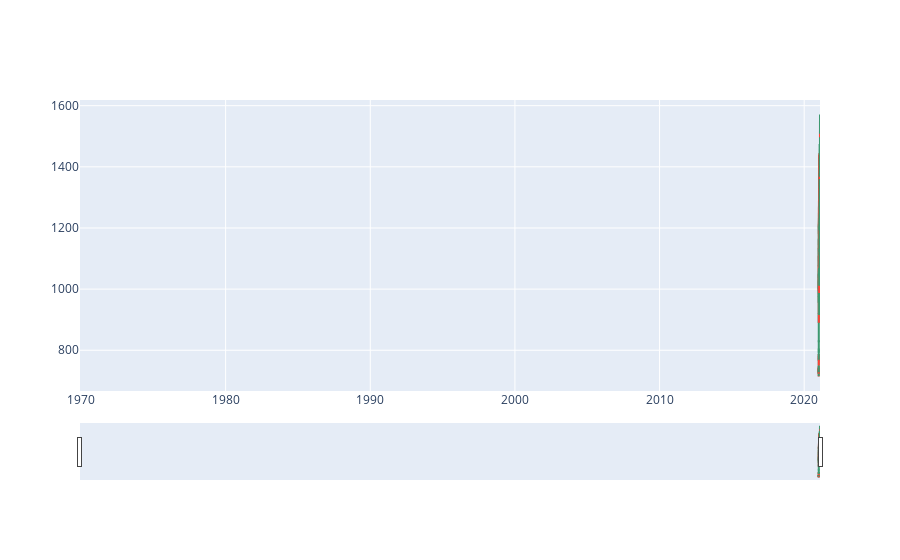

This figure's notebook cell:
### Code cell
s = 0
e = 200
dfpl = df[s:e]
import plotly.graph_objects as go
from datetime import datetime
import matplotlib.pyplot as plt

fig = go.Figure(data=[go.Candlestick(x=dfpl.index,
                open=dfpl['open'],
                high=dfpl['high'],
                low=dfpl['low'],
                close=dfpl['close'])])

c = 0
while(1):
    if(c>len(ss)-1):
        break
    fig.add_shape(type='line',x0 = ss[c][0],y0 = ss[c][1],
                    x1= e,
                    y1=ss[c][1],
                    line=dict(color='MediumPurple',width=2))
    c+=1

c = 0
while(1):
    if(c>len(rr)-1):
        break
    fig.add_shape(type='line',x0 = rr[c][0],y0 = rr[c][1],
                    x1= e,
                    y1=rr[c][1],
                    line=dict(color='RoyalBlue',width=2))
    c+=1

fig.show()

### Figure 1 — Plotly figure (JSON) as saved in the notebook; plotly's stock layout.template omitted (floating-point values rounded to 4 significant figures; data arrays with more than 128 entries replaced by an {"elided": "..."} marker saying what was removed)
{"data": [{"close": {"elided": "200 float values"}, "high": {"elided": "200 float values"}, "low": {"elided": "200 float values"}, "open": {"elided": "200 float values"}, "type": "candlestick", "x": {"elided": "200 str values"}}], "layout": {"shapes": [{"line": {"color": "MediumPurple", "width": 2}, "type": "line", "x0": 60, "x1": 200, "y0": 1011.0, "y1": 1011.0}, {"line": {"color": "MediumPurple", "width": 2}, "type": "line", "x0": 64, "x1": 200, "y0": 915, "y1": 915}, {"line": {"color": "MediumPurple", "width": 2}, "type": "line", "x0": 72, "x1": 200, "y0": 987.5, "y1": 987.5}, {"line": {"color": "MediumPurple", "width": 2}, "type": "line", "x0": 79, "x1": 200, "y0": 1087.0, "y1": 1087.0}, {"line": {"color": "MediumPurple", "width": 2}, "type": "line", "x0": 88, "x1": 200, "y0": 1069.0, "y1": 1069.0}, {"line": {"color": "MediumPurple", "width": 2}, "type": "line", "x0": 98, "x1": 200, "y0": 1165, "y1": 1165}, {"line": {"color": "MediumPurple", "width": 2}, "type": "line", "x0": 117, "x1": 200, "y0": 1235.0, "y1": 1235.0}, {"line": {"color": "MediumPurple", "width": 2}, "type": "line", "x0": 135, "x1": 200, "y0": 1196.0, "y1": 1196.0}, {"line": {"color": "MediumPurple", "width": 2}, "type": "line", "x0": 149, "x1": 200, "y0": 1294.0, "y1": 1294.0}, {"line": {"color": "MediumPurple", "width": 2}, "type": "line", "x0": 153, "x1": 200, "y0": 1245.0, "y1": 1245.0}, {"line": {"color": "MediumPurple", "width": 2}, "type": "line", "x0": 159, "x1": 200, "y0": 1207, "y1": 1207}, {"line": {"color": "MediumPurple", "width": 2}, "type": "line", "x0": 169, "x1": 200, "y0": 1285.0, "y1": 1285.0}, {"line": {"color": "MediumPurple", "width": 2}, "type": "line", "x0": 190, "x1": 200, "y0": 1300, "y1": 1300}, {"line": {"color": "RoyalBlue", "width": 2}, "type": "line", "x0": 55, "x1": 200, "y0": 1346.0, "y1": 1346.0}, {"line": {"color": "RoyalBlue", "width": 2}, "type": "line", "x0": 62, "x1": 200, "y0": 1150.0, "y1": 1150.0}, {"line": {"color": "RoyalBlue", "width": 2}, "type": "line", "x0": 67, "x1": 200, "y0": 1150.0, "y1": 1150.0}, {"line": {"color": "RoyalBlue", "width": 2}, "type": "line", "x0": 77, "x1": 200, "y0": 1138.0, "y1": 1138.0}, {"line": {"color": "RoyalBlue", "width": 2}, "type": "line", "x0": 120, "x1": 200, "y0": 1390, "y1": 1390}, {"line": {"color": "RoyalBlue", "width": 2}, "type": "line", "x0": 151, "x1": 200, "y0": 1349, "y1": 1349}, {"line": {"color": "RoyalBlue", "width": 2}, "type": "line", "x0": 155, "x1": 200, "y0": 1374.0, "y1": 1374.0}, {"line": {"color": "RoyalBlue", "width": 2}, "type": "line", "x0": 167, "x1": 200, "y0": 1360, "y1": 1360}, {"line": {"color": "RoyalBlue", "width": 2}, "type": "line", "x0": 179, "x1": 200, "y0": 1390, "y1": 1390}, {"line": {"color": "RoyalBlue", "width": 2}, "type": "line", "x0": 188, "x1": 200, "y0": 1345.0, "y1": 1345.0}]}}
